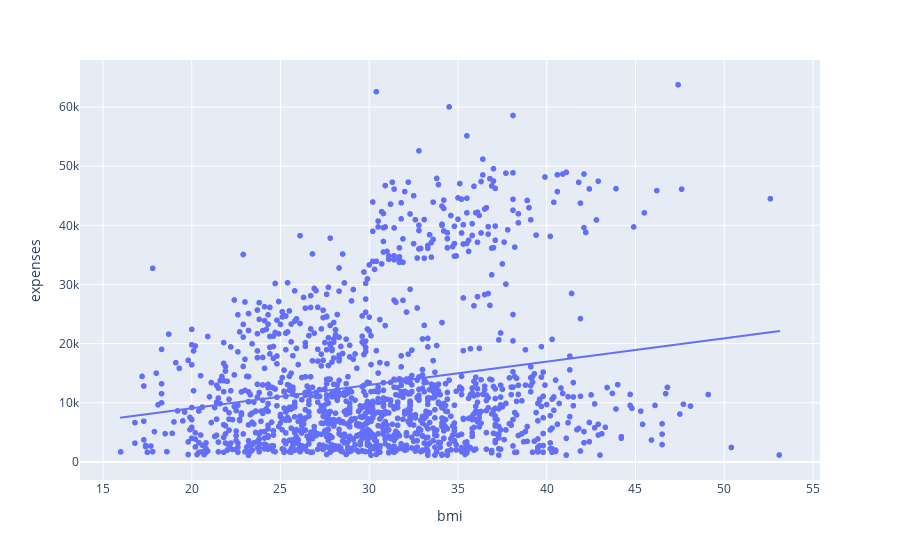

Notebook code for this chart:
### Markdown cell above
- Increasing age causes increased expenses (from trendline)

### Code cell
# BMI vs Expenses
px.scatter (data, y = 'expenses', x = 'bmi', trendline = 'ols')

### Figure 1 — Plotly figure (JSON) as saved in the notebook; plotly's stock layout.template omitted (floating-point values rounded to 4 significant figures; data arrays with more than 128 entries replaced by an {"elided": "..."} marker saying what was removed)
{"data": [{"hovertemplate": "bmi=%{x}<br>expenses=%{y}<extra></extra>", "legendgroup": "", "marker": {"color": "#636efa", "symbol": "circle"}, "mode": "markers", "name": "", "showlegend": false, "type": "scattergl", "x": {"elided": "1338 float values"}, "xaxis": "x", "y": {"elided": "1338 float values"}, "yaxis": "y"}, {"hovertemplate": "<b>OLS trendline</b><br>expenses = 394.328 * bmi + 1178.18<br>R<sup>2</sup>=0.039433<br><br>bmi=%{x}<br>expenses=%{y} <b>(trend)</b><extra></extra>", "legendgroup": "", "marker": {"color": "#636efa", "symbol": "circle"}, "mode": "lines", "name": "", "showlegend": false, "type": "scattergl", "x": {"elided": "1338 float values"}, "xaxis": "x", "y": {"elided": "1338 float values"}, "yaxis": "y"}], "layout": {"legend": {"tracegroupgap": 0}, "margin": {"t": 60}, "xaxis": {"anchor": "y", "domain": [0, 1], "title": {"text": "bmi"}}, "yaxis": {"anchor": "x", "domain": [0, 1], "title": {"text": "expenses"}}}}
